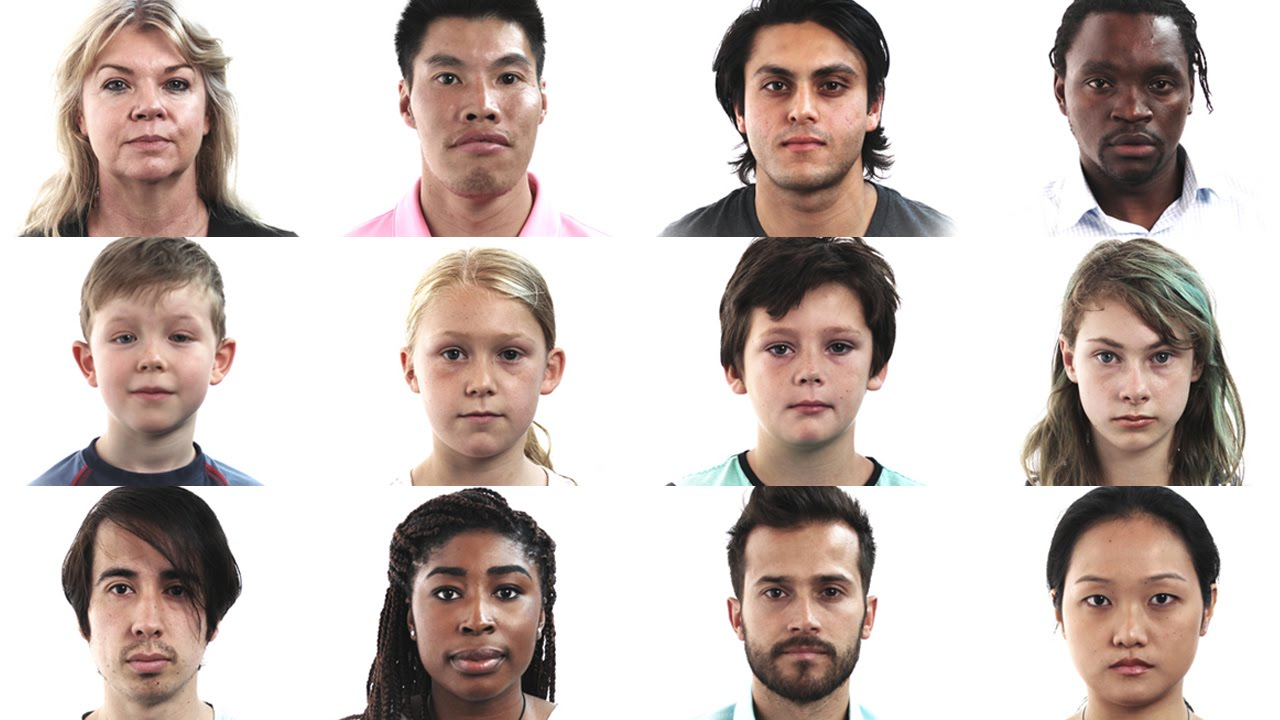
#> input picture images/faceimages/3.jpg, 1280 x 720 px
$ python face_detection.py
#> lines starting #> are read from the running program, lines starting #| are printed output that depends on the picture; after the words box and inside, x2 and y2 are one past the last pixel; in counts of white or black regions, pixels touching at a corner belong together
import cv2 as cv

# loading in the picture.
img = cv.imread('images/faceimages/3.jpg')
#> img is the input picture: shape (720, 1280, 3); mean B, G, R 186.9, 191.7, 203.5
cv.imshow('Image_Loaded', img)

# harcascasde do not bother about color of picture, so changing from BGR to Gray
gray = cv.cvtColor(img, code = cv.COLOR_BGR2GRAY)
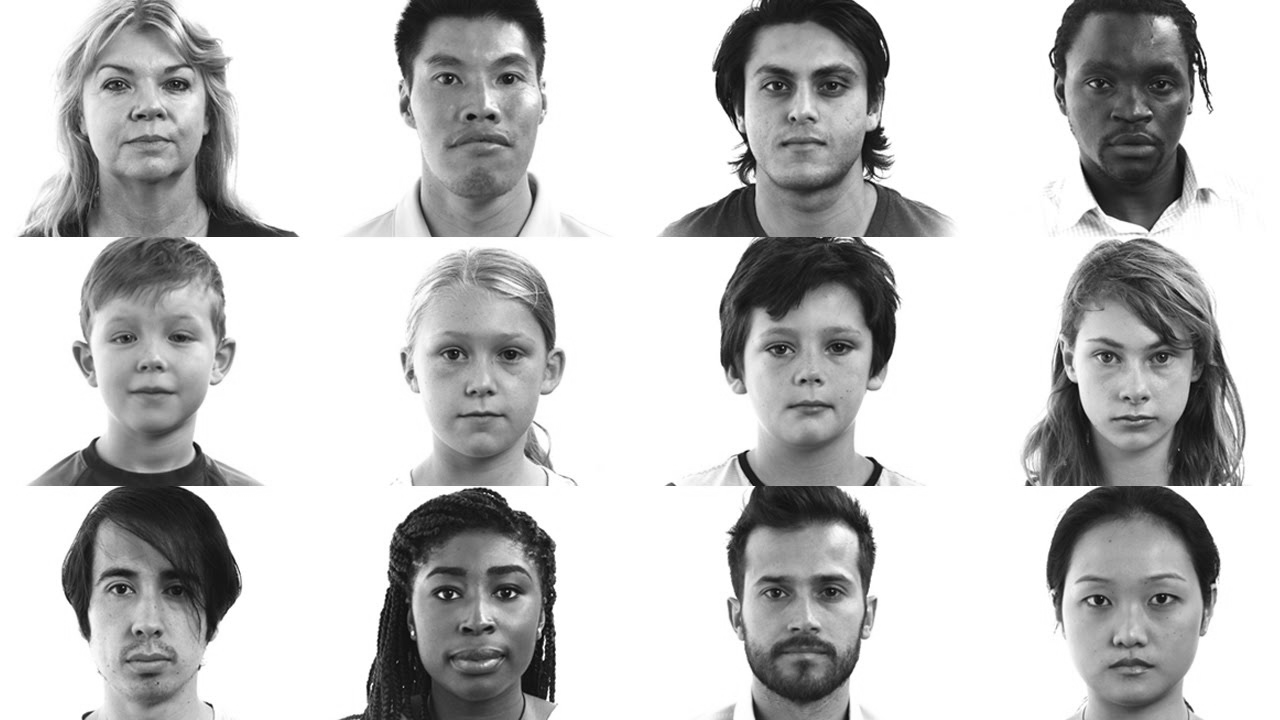
#> gray: shape (720, 1280); min 1, max 255, mean 194.7
cv.imshow('Gray_Image', gray)

# loading the classifier
har_clf = cv.CascadeClassifier('haarcascade_frontalface_default.xml')

# detecting face
face_cordinates = har_clf.detectMultiScale(gray, scaleFactor = 1.1, minNeighbors =3)
#> face_cordinates = [[718, 19, 170, 170], [729, 281, 165, 165], [1054, 297, 156, 156], [71, 26, 153, 153], [401, 15, 159, 159], [1047, 18, 159, 159], [76, 275, 154, 154], [397, 291, 165, 165], [66, 523, 165, 165], [722, 528, 161, 161], [395, 524, 167, 167], [1045, 530, 172, 172]]

# number of faces detected
print(f'{len(face_cordinates)} faces detected in image')
#| 12 faces detected in image

# drawing rectangle on original image using the returned coordiantes of faces.
for (x,y,w,h) in face_cordinates:
    cv.rectangle(img= img, pt1=(x,y), pt2= (x+w, y+h), color= (0,255,150), thickness= 2)
#> this loop made 12 passes
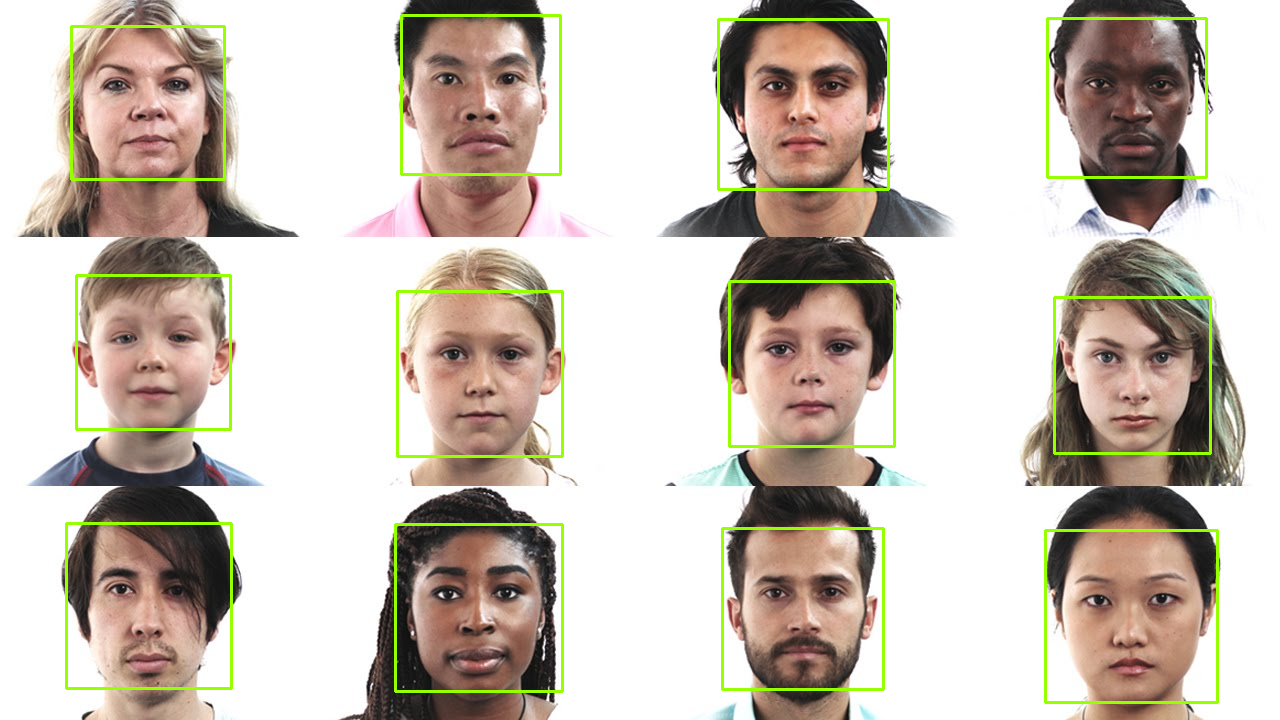
#> img: shape (720, 1280, 3); 2.53% of pixels changed, all inside (x1, y1, x2, y2) = (65, 14, 1219, 704)
cv.imshow(f'Detected faces : {len(face_cordinates)}', img)

cv.waitKey(0)

$ run again, with images/faceimages/1.jpg copied over images/faceimages/3.jpg
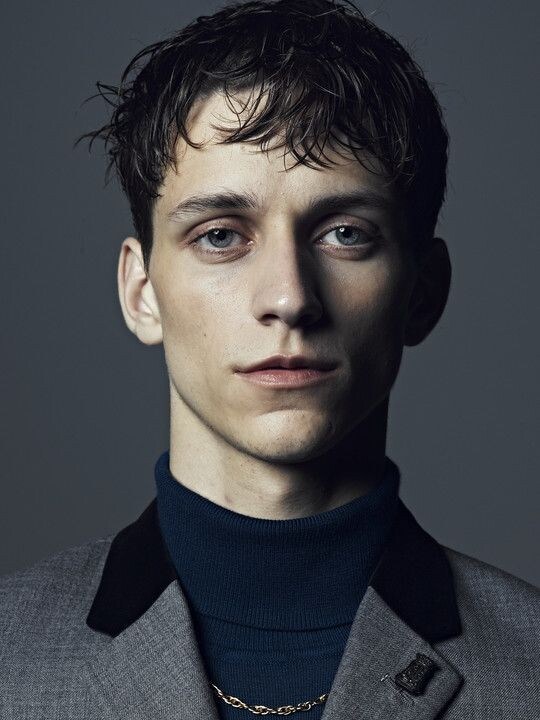
#> input picture images/faceimages/1.jpg, 540 x 720 px
#> img is the input picture: shape (720, 540, 3); mean B, G, R 71.1, 66.6, 65.3
#> `gray = cv.cvtColor(img, code = cv.COLOR_BGR2GRAY)`:
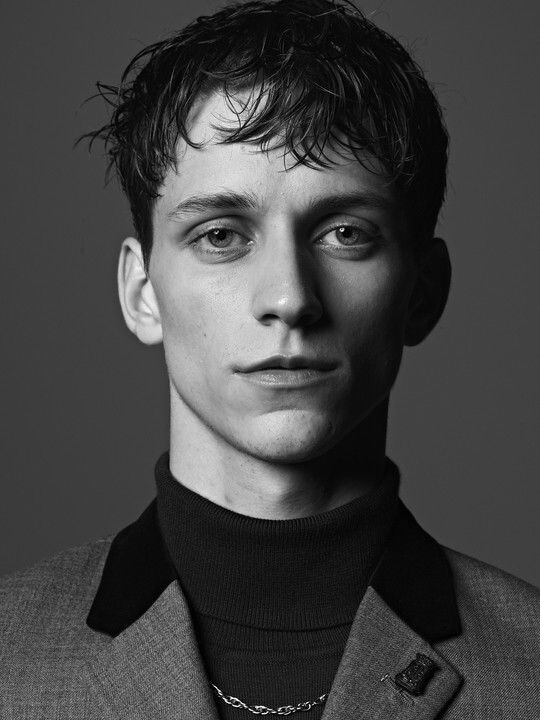
#> gray: shape (720, 540); min 0, max 255, mean 66.8
#> face_cordinates = [[125, 105, 317, 317]]
#| 1 faces detected in image
#> the loop `for (x,y,w,h) in face_cordinates:` made 1 pass
#> after the loop `for (x,y,w,h) in face_cordinates:`:
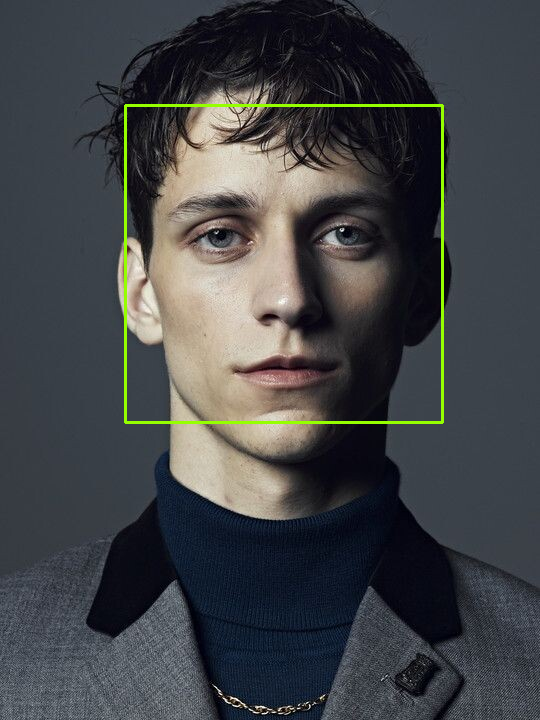
#> img: shape (720, 540, 3); 0.98% of pixels changed, all inside (x1, y1, x2, y2) = (124, 104, 444, 424)
